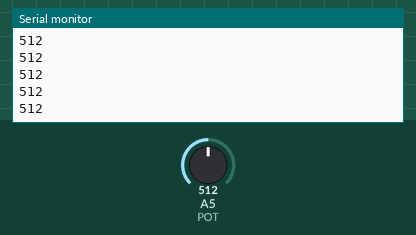
Simulated run of this sketch. Board: Arduino Uno, built with avr-gcc and run on an emulated ATmega328P. Shown: the last lines printed to the serial monitor. Inputs (shaded band) come from the test bench; at power-on: A5 (POT) = 512.

Above: at 1.2 s.
1.3 s: A5 (POT) set to 716
At 1.31 s:
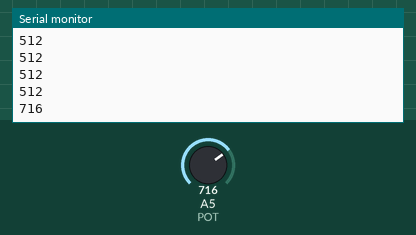
2.8 s: A5 (POT) set to 900
At 2.81 s:
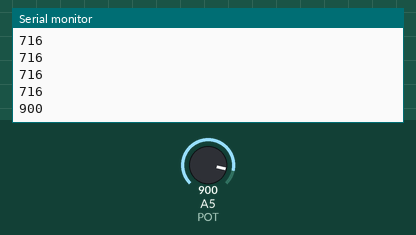
Timing chart, 0 to 5.8 s (numbered marks = the images above; inputs shaded):
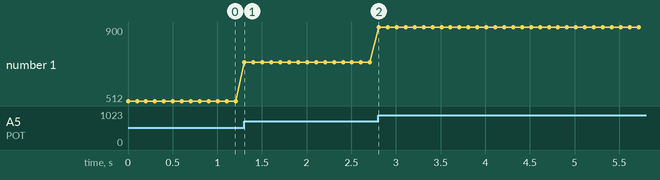

The sketch:

Reto_19.ino
```cpp
//Módulo Potenciometro
//Reto 19
//Copia y carga el siguiente programa para entender el Plotter Serie.

/*
Conecta un módulo potenciómetro a la entrada analógica A5.
Copia y carga el siguiente programa para entender el Plotter Serie.
Observa las variaciones de la gráfica según mueves el potenciómetro
*/

#define POT A5 // POTENCIÓMETRO en entrada analógica A5
int valor_pot = 0; // Variable para recoger valor POTENCIOMETRO
void setup()
{
Serial.begin(9600); // Configuro Monitor Serie 9600 Baudios
}
void loop()
{
// Cargamos en la varible valor del POTENCIÓMETRO
valor_pot = analogRead(POT);
Serial.println(valor_pot);
delay(100);
}
```

Measured:
- after the input at 1.3 s, the serial monitor: prints a new line at once (image 1)
- after the input at 2.8 s, the serial monitor: prints a new line at once (image 2)
- plotted number 1: 512 → 716 after the input at 1.3 s, 716 → 900 after the input at 2.8 s
